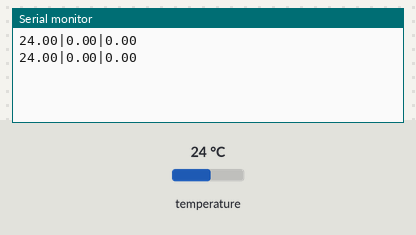
The sketch below on a simulated Arduino Leonardo, built with avr-gcc and run on an emulated ATmega32U4. Parts: the last lines printed to the serial monitor. The test bench sets the inputs (shaded band); at power-on: temperature 24 °C. No radio packets arrive unless stated.

Above: at 2.2 s.
2.3 s: temperature set to 12 °C
At 3.0 s:
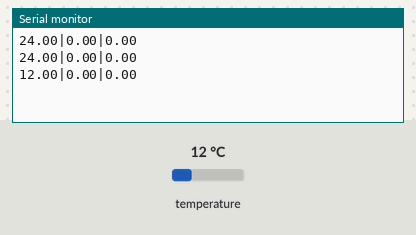
3.8 s: temperature set to 19 °C
At 5.0 s:
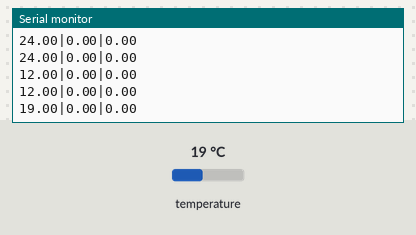
Timing chart, 0 to 6.8 s (numbered marks = the images above; inputs shaded):
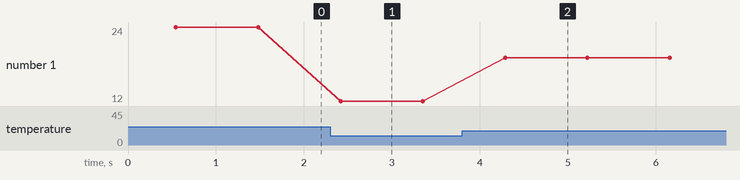

Measured:
- after the input at 2.3 s, the serial monitor: prints a new line after 0.12 s (image 1)
- after the input at 3.8 s, the serial monitor: prints a new line after 0.49 s (image 2)
- plotted number 1: 24 → 12 after the input at 2.3 s, 12 → 19 after the input at 3.8 s

The sketch:

Transmitter.ino
```cpp
// nrf24 Transmitter

#include <OneWire.h>

#include <SPI.h>
#include <RH_NRF24.h>

// Singleton instance of the radio driver
RH_NRF24 nrf24;

//temp sensors pin
OneWire  ds(2);

float values[4];
int j;

void setup()
{
  Serial.begin(9600);
  j = 0;
  while (!Serial)
    ; // wait for serial port to connect. Needed for Leonardo only
  if (!nrf24.init())
    Serial.println("init failed");
  // Defaults after init are 2.402 GHz (channel 2), 2Mbps, 0dBm
  if (!nrf24.setChannel(1))
    Serial.println("setChannel failed");
  if (!nrf24.setRF(RH_NRF24::DataRate2Mbps, RH_NRF24::TransmitPower0dBm))
    Serial.println("setRF failed");
}


void loop()
{
  byte i;
  byte present = 0;
  byte type_s;
  byte data[9];
  byte addr[8];
  float celsius;

  if ( !ds.search(addr)) {
    sendData(values);

    j = 0;
    ds.reset_search();
    //delay(250);
    return;
  }

  // the first ROM byte indicates the chip
  switch (addr[0]) {
    case 0x10:
      //Serial.println("  Chip = DS18S20");  // or old DS1820
      type_s = 1;
      break;
    case 0x28:
      //Serial.println("  Chip = DS18B20");
      type_s = 0;
      break;
    case 0x22:
      //Serial.println("  Chip = DS1822");
      type_s = 0;
      break;
    default:
      //Serial.println("Device is not a DS18x20 family device.");
      return;
  }

  ds.reset();
  ds.select(addr);
  ds.write(0x44, 1);        // start conversion, with parasite power on at the end

  delay(500);     // maybe 750ms is enough, maybe not
  present = ds.reset();
  ds.select(addr);
  ds.write(0xBE);         // Read Scratchpad


  for ( i = 0; i < 9; i++)
  {           // we need 9 bytes
    data[i] = ds.read();

  }

    // Convert the data to actual temperature
    // because the result is a 16 bit signed integer, it should
    // be stored to an "int16_t" type, which is always 16 bits
    // even when compiled on a 32 bit processor.
    int16_t raw = (data[1] << 8) | data[0];
    if (type_s) {
    raw = raw << 3; // 9 bit resolution default
    if (data[7] == 0x10) {
      // "count remain" gives full 12 bit resolution
      raw = (raw & 0xFFF0) + 12 - data[6];
    }
    } else {
    byte cfg = (data[4] & 0x60);
    // at lower res, the low bits are undefined, so let's zero them
    if (cfg == 0x00) raw = raw & ~7;  // 9 bit resolution, 93.75 ms
    else if (cfg == 0x20) raw = raw & ~3; // 10 bit res, 187.5 ms
    else if (cfg == 0x40) raw = raw & ~1; // 11 bit res, 375 ms
    //// default is 12 bit resolution, 750 ms conversion time
  }
  celsius = (float)raw / 16.0;
  values[j] = celsius;
  j++;
}

void sendData(float dataRecieved[4])
{
  String outputData = String(dataRecieved[0]) + "|" + String(dataRecieved[1]) + "|" + String(dataRecieved[2]);

  uint8_t data[32];

  outputData.toCharArray(data, 31);
  Serial.println((char*)data);
  nrf24.send((uint8_t *)data, strlen(data));

  delay(400);
}
```
